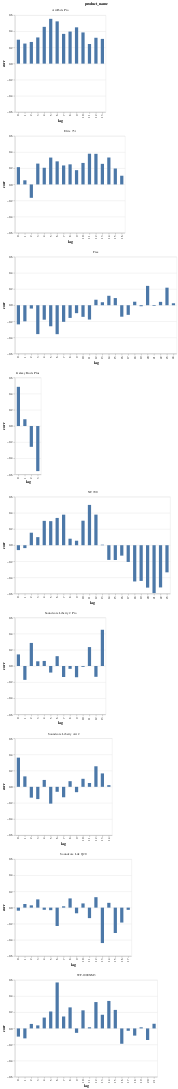

The code cell stored with this chart in its notebook:
### Code cell
alt.Chart(df_corr_review_rating).mark_bar(size=10).encode(
    x=alt.X('lag:O'),
    y=alt.Y('corr:Q'),
    facet=alt.Facet(
        'product_name',
        columns=1,
        sort=['price']
    )
).resolve_scale(x='independent')

### Figure 1 — Vega-Lite specification as saved in the notebook (floating-point values rounded to 4 significant figures; data arrays with more than 128 entries replaced by an {"elided": "..."} marker saying what was removed)
{"config": {"view": {"continuousWidth": 400, "continuousHeight": 300}}, "data": {"name": "data-8fc6e5458081b67920075060591686b4"}, "mark": {"type": "bar", "size": 10}, "encoding": {"facet": {"type": "nominal", "columns": 1, "field": "product_name", "sort": ["price"]}, "x": {"type": "ordinal", "field": "lag"}, "y": {"type": "quantitative", "field": "corr"}}, "resolve": {"scale": {"x": "independent"}}, "$schema": "https://vega.github.io/schema/vega-lite/v4.8.1.json", "datasets": {"data-8fc6e5458081b67920075060591686b4": {"elided": "153 records"}}}
